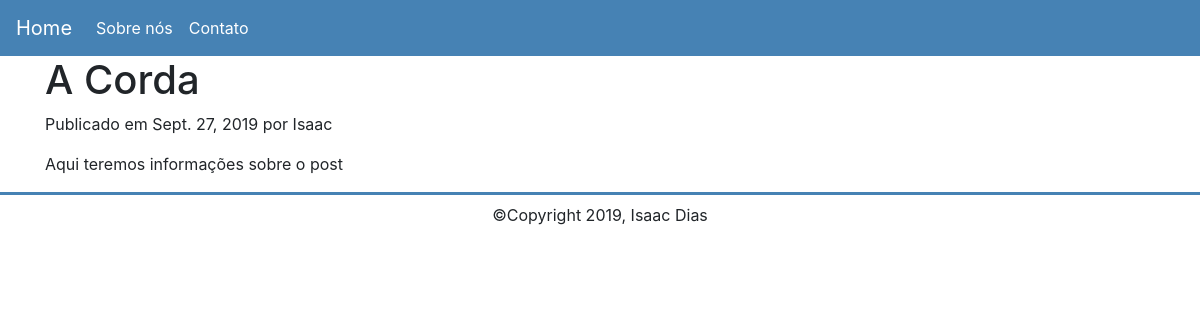
The app's page /a-corda with its own data.
### blog/models.py (models this page shows, shortened)
class Post(models.Model):
    STATUS = (
        ('active', 'Ativo'),
        ('draft', 'Rascunho')
    )
    title = models.CharField(max_length=200)
    body = models.TextField()
    image = models.FileField(upload_to = '', null=True, blank= True)
    author = models.ForeignKey(User, on_delete=models.CASCADE)
    slug= models.SlugField()
    created_at = models.DateField(auto_now_add=True)
    updated_at = models.DateField(auto_now=True)
    status = models.CharField(max_length=15, choices=STATUS)

### blog/views.py (the view)
# urls.py: path('<slug:slug>', views.post_detail, name='post_detail'),
def post_detail(request, slug):
    post = get_object_or_404(Post, slug=slug)
    return render(request, 'blog/post_detail.html', {'post': post})

### blog/templates/blog/post_detail.html (shortened to what this page needs)
{% extends 'blog/base.html' %}
{% block content %}
<div class="container">
    <h1>{{post.title}}</h1>
    <p>Publicado em {{post.created_at}} por {{post.author}}</p>
    <p>{{post.body |linebreaks}}</p>
</div>
{% endblock %}

### records on screen
Post: title "A Corda", created_at "Sept. 27, 2019", author "Isaac", body "Aqui teremos informações sobre o post"
